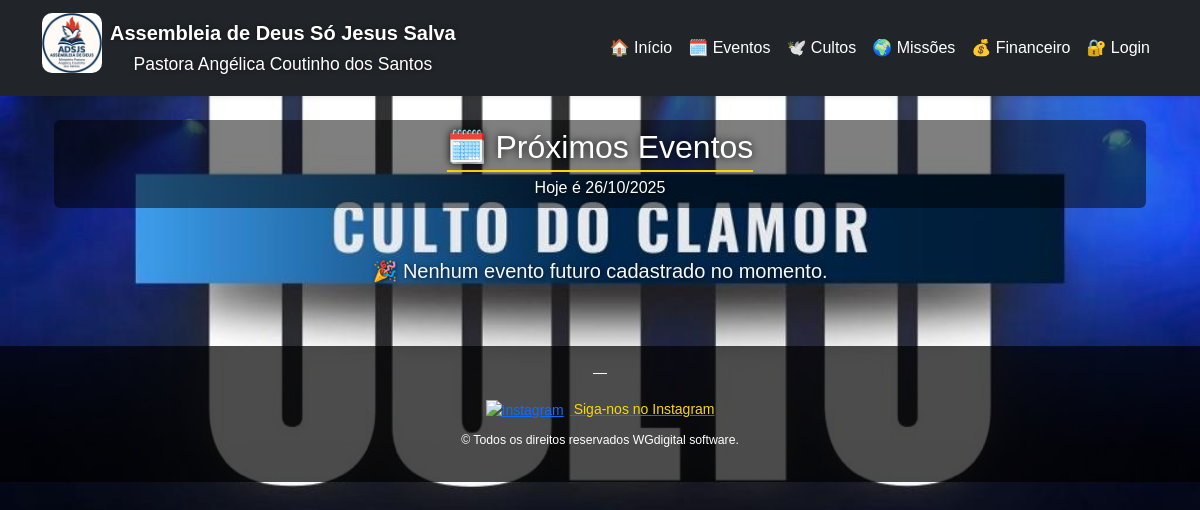
The page /eventos/ on the database its author committed.
### core/models.py (models this page shows, shortened)
class ConfigPortal(models.Model):
    nome_igreja = models.CharField(
        "Nome da Igreja",
        max_length=150,
        default="Assembleia de Deus Só Jesus Salva",
    )
    pastor = models.CharField(
        "Pastor Responsável",
        max_length=100,
        blank=True,
        null=True,
        default="Pastora Angélica Coutinho dos Santos",
    )
    mensagem_boas_vindas = models.TextField(
        "Mensagem de boas-vindas",
        blank=True,
        null=True,
        help_text="Texto exibido na página inicial do portal.",
    )
    logo = models.ImageField(
        "Logo da Igreja",
        upload_to="config/",
        blank=True,
        null=True,
    )
    plano_fundo = models.ImageField(
        "Plano de Fundo",
        upload_to="config/",
        blank=True,
        null=True,
        help_text="Imagem usada como plano de fundo do site.",
    )
    atualizado_em = models.DateTimeField("Última atualização", auto_now=True)
    class Meta:
        verbose_name = "Configuração do Portal"
        verbose_name_plural = "Configurações do Portal"

### core/views.py (the view)
# urls.py: path('eventos/', views.eventos, name='eventos'),
def eventos(request):
    hoje = date.today()
    eventos = Evento.objects.filter(data__gte=hoje).order_by('data')
    return render(request, 'core/eventos.html', {'eventos': eventos, 'hoje': hoje})

### core/context_processors.py (called while the page is built)
def config(request):
    try:
        return {'config': ConfigPortal.objects.first()}
    except:
        return {'config': None}

### core/templates/core/eventos.html
{% extends "core/base.html" %}
{% block content %}
<div class="container mt-4 mb-5">
  <div class="text-center mb-4 p-2 rounded"
       style="background: rgba(0, 0, 0, 0.5); color: #fff; text-shadow: 1px 1px 5px rgba(0,0,0,0.9);">
    <h2 class="mb-1"> 🗓️ Próximos Eventos</h2>
    <p class="mb-0">Hoje é {{ hoje|date:"d/m/Y" }}</p>
  </div>
  {% if eventos %}
  <div class="row">
    {% for evento in eventos %}
    <div class="col-md-4 mb-4">
      <div class="card shadow-sm h-100 border-0"
           style="border-radius: 12px; overflow: hidden; background: rgba(255,255,255,0.95);">
        {% if evento.imagem %}
        <img src="{{ evento.imagem.url }}"
             class="card-img-top"
             alt="{{ evento.nome }}"
             style="height: 240px; object-fit: cover;">
        {% endif %}
        <div class="card-body">
          <h5 class="card-title fw-bold"
              style="color: #003366; text-shadow: 1px 1px 3px rgba(255,255,255,0.9);">
              {{ evento.nome }}
          </h5>
          <p class="card-text"
             style="color: #222; text-shadow: 1px 1px 3px rgba(255,255,255,0.7);">
             {{ evento.descricao|truncatechars:120 }}
          </p>
          <p class="text-muted mb-0 fw-semibold"
             style="text-shadow: 1px 1px 2px rgba(255,255,255,0.8);">
            <i class="bi bi-calendar-event"></i> {{ evento.data|date:"d/m/Y" }}
          </p>
        </div>
      </div>
    </div>
    {% endfor %}
  </div>
  {% else %}
  <div class="text-center mt-5">
    <p class="fs-5 text-light" style="text-shadow: 1px 1px 5px rgba(0,0,0,0.8);">
      🎉 Nenhum evento futuro cadastrado no momento.
    </p>
  </div>
  {% endif %}
</div>
{% endblock %}

### core/templates/core/base.html (shortened to what this page needs)
{% load static %}
<!DOCTYPE html>
<html lang="pt-br">
<head>
  <link href="https://cdn.jsdelivr.net/npm/bootstrap@5.3.0/dist/css/bootstrap.min.css" rel="stylesheet" />
  <link rel="stylesheet" href="{% static 'css/style.css' %}">
</head>
<body
  {% if config and config.plano_fundo %}
    style="background-image: url('{{ config.plano_fundo.url }}');
           background-repeat: no-repeat;
           background-position: center;
           background-size: cover;"
  {% endif %}
>
<header class="navbar navbar-expand-lg navbar-dark bg-dark shadow-sm">
  <div class="container">
    <a class="navbar-brand d-flex align-items-center" href="{% url 'index' %}">
      {% if config and config.logo %}
        <img src="{{ config.logo.url }}" alt="Logo" class="igreja-logo me-2">
      {% endif %}
      <div>
        <strong>{{ config.nome_igreja|default:"Igreja Evangélica" }}</strong><br>
        <small>{{ config.pastor|default:"Pastor(a)" }}</small>
      </div>
    </a>
    <div class="collapse navbar-collapse justify-content-end" id="navbarNav">
      <ul class="navbar-nav">
        <li class="nav-item"><a class="nav-link" href="{% url 'index' %}">🏠 Início</a></li>
        <li class="nav-item"><a class="nav-link" href="{% url 'eventos' %}">🗓️ Eventos</a></li>
        <li class="nav-item"><a class="nav-link" href="{% url 'cultos' %}">🕊️ Cultos</a></li>
        <li class="nav-item"><a class="nav-link" href="{% url 'missoes' %}">🌍 Missões</a></li>
        <li class="nav-item"><a class="nav-link" href="{% url 'financeiro' %}">💰 Financeiro</a></li>
        {% if user.is_authenticated %}
          <li class="nav-item"><a class="nav-link" href="{% url 'logout' %}">🚪 Logout</a></li>
        {% else %}
          <li class="nav-item"><a class="nav-link" href="{% url 'login' %}">🔐 Login</a></li>
        {% endif %}
      </ul>
    </div>
  </div>
</header>
<main class="container mt-4 mb-5">
  {% block content %}{% endblock %}
</main>
<footer>
  <p>{{ igreja_nome }} — {{ pastor_nome }}<br>
  <div style="margin: 8px 0;">
    <a href="https://www.instagram.com/assdedeuscoelho" target="_blank">
      <img src="{% static 'img/instagram.png' %}"
           alt="Instagram"
           width="28"
           style="vertical-align: middle; margin-right: 6px;">
      <span style="color: #ffd700; font-weight: 500;">Siga-nos no Instagram</span>
    </a>
  </div>
  <small>© {{ now|date:"Y" }} Todos os direitos reservados WGdigital software.</small></p>
</footer>
</body>
</html>

### staticfiles/css/style.css (style rules this page uses)
body { font-family: 'Arial', sans-serif; background-color: #f5f7fa; color: #222; margin: 0; padding: 0; text-align: center; }
header { background-color: #198754; color: white; padding: 30px 10px; box-shadow: 0 2px 8px rgba(0,0,0,0.15); }
header img { height: 80px; border-radius: 10px; margin-bottom: 10px; }
footer { background-color: #222; color: #ccc; padding: 15px 0; margin-top: 60px; font-size: 0.9rem; }

### core/templates/core/base.html (style rules this page uses)
body { margin: 0; padding: 0; min-height: 100vh; background-size: cover; background-repeat: no-repeat; background-position: center; transition: background-image 0.5s ease-in-out; }
.navbar { background-color: rgba(0, 0, 0, 0.7); backdrop-filter: blur(6px); }
.navbar a.nav-link, .navbar-brand { color: #fff !important; font-weight: 500; }
.igreja-logo { max-height: 60px; width: auto; margin-right: 10px; }
.navbar-brand strong, .navbar-brand small { color: #fff !important; text-shadow: 0 0 5px rgba(0, 0, 0, 0.6); white-space: normal; }
h2, h3, h4, h5 { color: #fff !important; text-shadow: 0 0 8px rgba(0, 0, 0, 0.9); border-bottom: 2px solid #ffd700; display: inline-block; padding-bottom: 4px; margin-bottom: 1rem; }
footer { text-align: center; padding: 1rem; background: rgba(0, 0, 0, 0.7); color: white; font-size: 14px; }

### rows shown on the page
ConfigPortal: logo (picture), nome_igreja "Assembleia de Deus Só Jesus Salva", pastor "Pastora Angélica Coutinho dos Santos"
